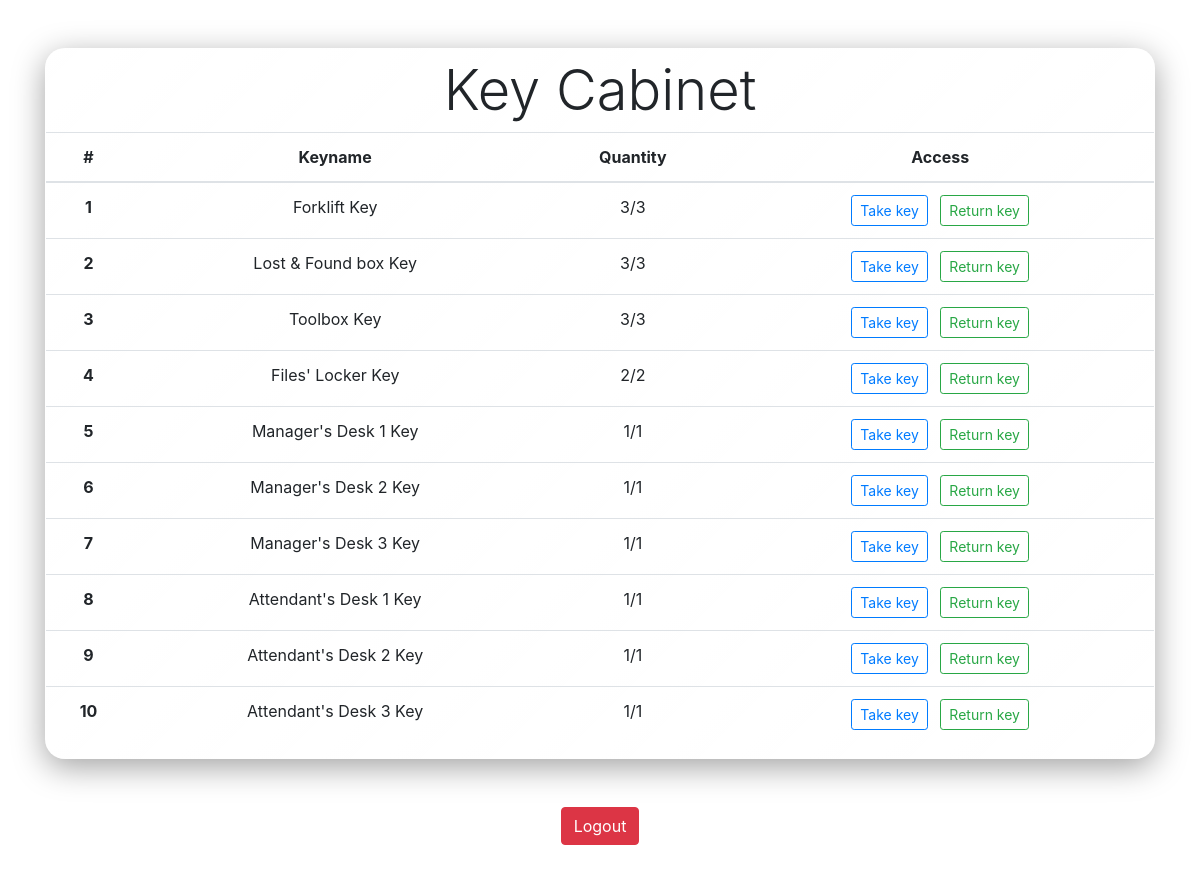
Page /cabinet/ (signed in) on the earlier database version.
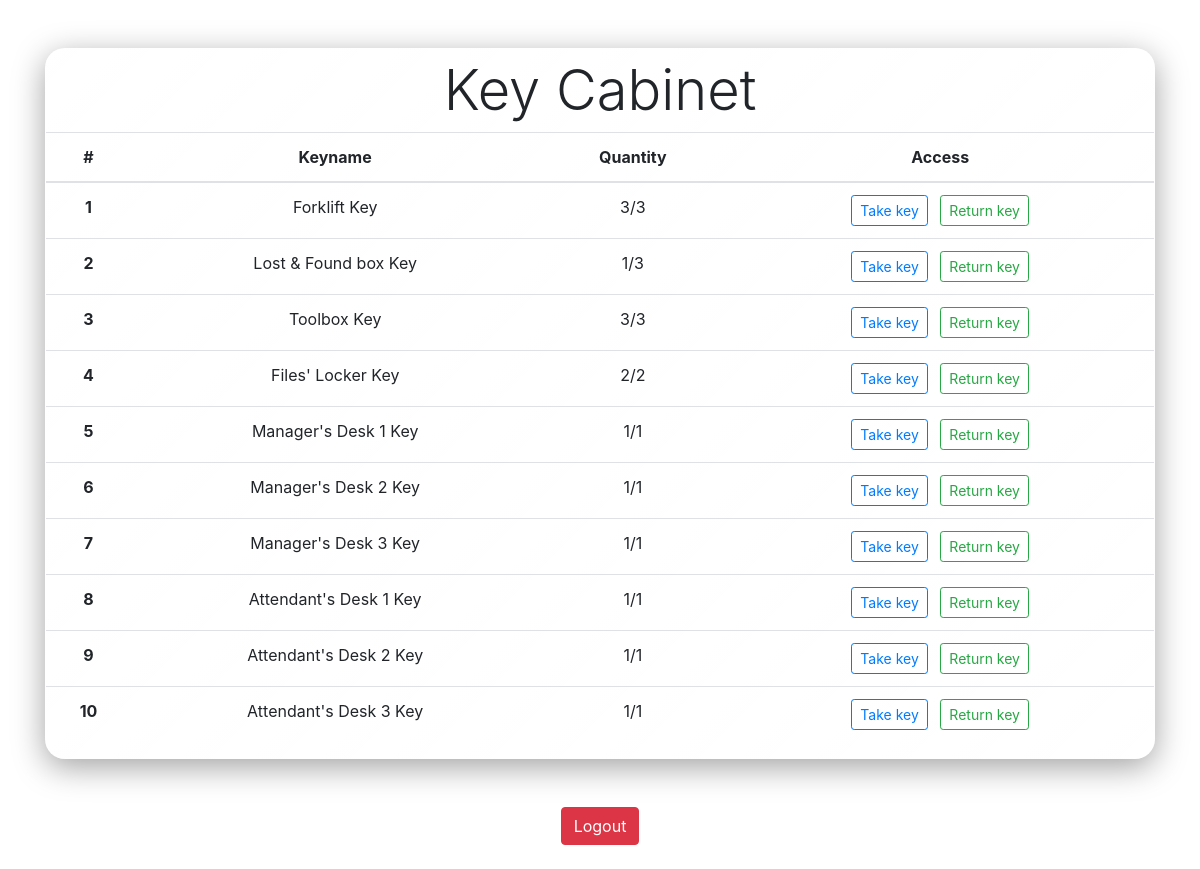
Same page on the later database version.
### keyapp/models.py (models this page shows, shortened)
class Key(models.Model):
    keyname = models.CharField(max_length=50, unique=True)
    quantity = models.IntegerField()
    total_quantity = models.IntegerField()

### keyapp/views.py (the view)
# urls.py: path('cabinet/', views.cabinet, name='cabinet'),
@login_required
def cabinet(request):
    all_keys = Key.objects.all()
    current_user = User.objects.get(username=request.user)
    return render(request, 'cabinet.html', {'keys': all_keys, 'user': current_user})

### keyapp/templates/cabinet.html (shortened to what this page needs)
{% extends 'base.html' %}
{% block content %}
    <div class="my-5 table-container glass">
        <h1 class="display-4 my-2">Key Cabinet</h1>
        <table class="table table-hover">
            <thead>
            <tr>
                <th scope="col">#</th>
                <th scope="col">Keyname</th>
                <th scope="col">Quantity</th>
                <th scope="col">Access</th>
            </tr>
            </thead>
            <tbody class="table-group-divider">
            {% for key in keys %}
            <tr>
                <th scope="row">{{key.id}}</th>
                <td>{{key.keyname}} Key</td>
                <td>{{key.quantity}}/{{key.total_quantity}}</td>
                <td>
                    <form action="{% url 'take_key' key.id %}" method="post" class="d-inline">
                        <button type="submit" class="btn btn-outline-primary mx-1 btn-sm">Take key</button>
                    </form>
                    <form action="{% url 'return_key' key.id %}" method="post" class="d-inline">
                        <button type="submit" class="btn btn-outline-success mx-1 btn-sm">Return key</button>
                    </form>
                </td>
            </tr>
            {% endfor %}
            </tbody>
        </table>
    </div>
    <div class="text-center my-4">
        <a href="{% url 'logout' %}" class="btn btn-danger">Logout</a>
    </div>
{% endblock %}

Differences in the rows shown:
changed Key "Lost & Found box": quantity "3" → "1"
